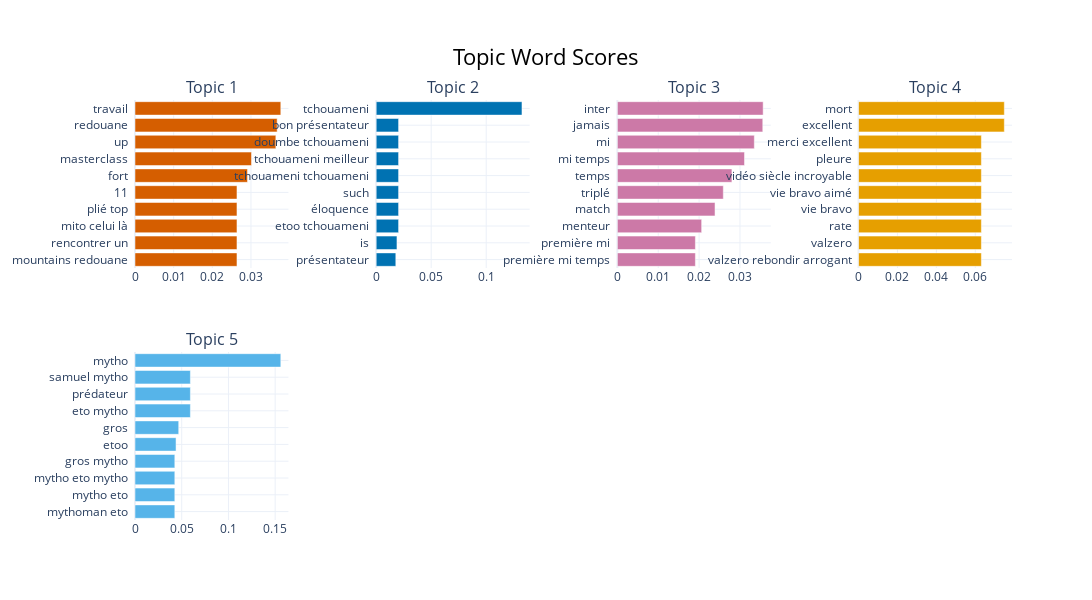

Write notebook code for a chart like this one.
### Code cell
topic_model.visualize_barchart(n_words=10, topics=[1,2,3,4,5, ], height=300, width=300)

### Figure 1 — Plotly figure (JSON) as saved in the notebook; plotly's stock layout.template omitted (floating-point values rounded to 4 significant figures)
{"data": [{"marker": {"color": "#D55E00"}, "orientation": "h", "type": "bar", "x": [0.02638, 0.02638, 0.02638, 0.02638, 0.02638, 0.02911, 0.03013, 0.03643, 0.03677, 0.03772], "xaxis": "x", "y": ["mountains redouane  ", "rencontrer un  ", "mito celui là  ", "plié top  ", "11  ", "fort  ", "masterclass  ", "up  ", "redouane  ", "travail  "], "yaxis": "y"}, {"marker": {"color": "#0072B2"}, "orientation": "h", "type": "bar", "x": [0.01784, 0.01889, 0.02037, 0.02037, 0.02037, 0.02037, 0.02037, 0.02037, 0.02037, 0.1325], "xaxis": "x2", "y": ["présentateur  ", "is  ", "etoo tchouameni  ", "éloquence  ", "such  ", "tchouameni tchouameni  ", "tchouameni meilleur  ", "doumbe tchouameni  ", "bon présentateur  ", "tchouameni  "], "yaxis": "y2"}, {"marker": {"color": "#CC79A7"}, "orientation": "h", "type": "bar", "x": [0.01909, 0.01909, 0.02062, 0.02389, 0.02592, 0.02802, 0.0311, 0.0335, 0.03557, 0.03567], "xaxis": "x3", "y": ["première mi temps  ", "première mi  ", "menteur  ", "match  ", "triplé  ", "temps  ", "mi temps  ", "mi  ", "jamais  ", "inter  "], "yaxis": "y3"}, {"marker": {"color": "#E69F00"}, "orientation": "h", "type": "bar", "x": [0.06315, 0.06315, 0.06315, 0.06315, 0.06315, 0.06315, 0.06315, 0.06315, 0.07495, 0.07495], "xaxis": "x4", "y": ["valzero rebondir arrogant  ", "valzero  ", "rate  ", "vie bravo  ", "vie bravo aimé  ", "vidéo siècle incroyable  ", "pleure  ", "merci excellent  ", "excellent  ", "mort  "], "yaxis": "y4"}, {"marker": {"color": "#56B4E9"}, "orientation": "h", "type": "bar", "x": [0.04261, 0.04261, 0.04261, 0.04261, 0.04392, 0.04678, 0.05928, 0.05928, 0.05928, 0.156], "xaxis": "x5", "y": ["mythoman eto  ", "mytho eto  ", "mytho eto mytho  ", "gros mytho  ", "etoo  ", "gros  ", "eto mytho  ", "prédateur  ", "samuel mytho  ", "mytho  "], "yaxis": "y5"}], "layout": {"annotations": [{"font": {"size": 16}, "showarrow": false, "text": "Topic 1", "x": 0.0875, "xanchor": "center", "xref": "paper", "y": 1, "yanchor": "bottom", "yref": "paper"}, {"font": {"size": 16}, "showarrow": false, "text": "Topic 2", "x": 0.3625, "xanchor": "center", "xref": "paper", "y": 1, "yanchor": "bottom", "yref": "paper"}, {"font": {"size": 16}, "showarrow": false, "text": "Topic 3", "x": 0.6375, "xanchor": "center", "xref": "paper", "y": 1, "yanchor": "bottom", "yref": "paper"}, {"font": {"size": 16}, "showarrow": false, "text": "Topic 4", "x": 0.9125, "xanchor": "center", "xref": "paper", "y": 1, "yanchor": "bottom", "yref": "paper"}, {"font": {"size": 16}, "showarrow": false, "text": "Topic 5", "x": 0.0875, "xanchor": "center", "xref": "paper", "y": 0.4, "yanchor": "bottom", "yref": "paper"}], "height": 600, "hoverlabel": {"bgcolor": "white", "font": {"family": "Rockwell", "size": 16}}, "showlegend": false, "title": {"font": {"color": "Black", "size": 22}, "text": "Topic Word Scores", "x": 0.5, "xanchor": "center", "yanchor": "top"}, "width": 1200, "xaxis": {"anchor": "y", "domain": [0, 0.175], "showgrid": true}, "xaxis2": {"anchor": "y2", "domain": [0.275, 0.45], "showgrid": true}, "xaxis3": {"anchor": "y3", "domain": [0.55, 0.725], "showgrid": true}, "xaxis4": {"anchor": "y4", "domain": [0.825, 1], "showgrid": true}, "xaxis5": {"anchor": "y5", "domain": [0, 0.175], "showgrid": true}, "xaxis6": {"anchor": "y6", "domain": [0.275, 0.45], "showgrid": true}, "xaxis7": {"anchor": "y7", "domain": [0.55, 0.725], "showgrid": true}, "xaxis8": {"anchor": "y8", "domain": [0.825, 1], "showgrid": true}, "yaxis": {"anchor": "x", "domain": [0.6, 1], "showgrid": true}, "yaxis2": {"anchor": "x2", "domain": [0.6, 1], "showgrid": true}, "yaxis3": {"anchor": "x3", "domain": [0.6, 1], "showgrid": true}, "yaxis4": {"anchor": "x4", "domain": [0.6, 1], "showgrid": true}, "yaxis5": {"anchor": "x5", "domain": [0, 0.4], "showgrid": true}, "yaxis6": {"anchor": "x6", "domain": [0, 0.4], "showgrid": true}, "yaxis7": {"anchor": "x7", "domain": [0, 0.4], "showgrid": true}, "yaxis8": {"anchor": "x8", "domain": [0, 0.4], "showgrid": true}}}
